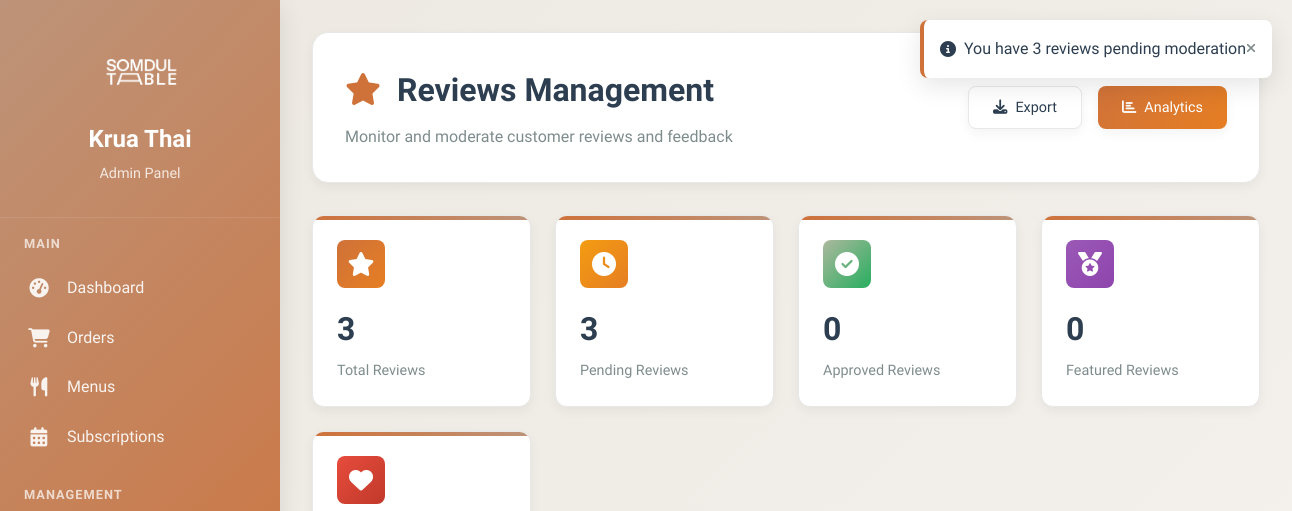
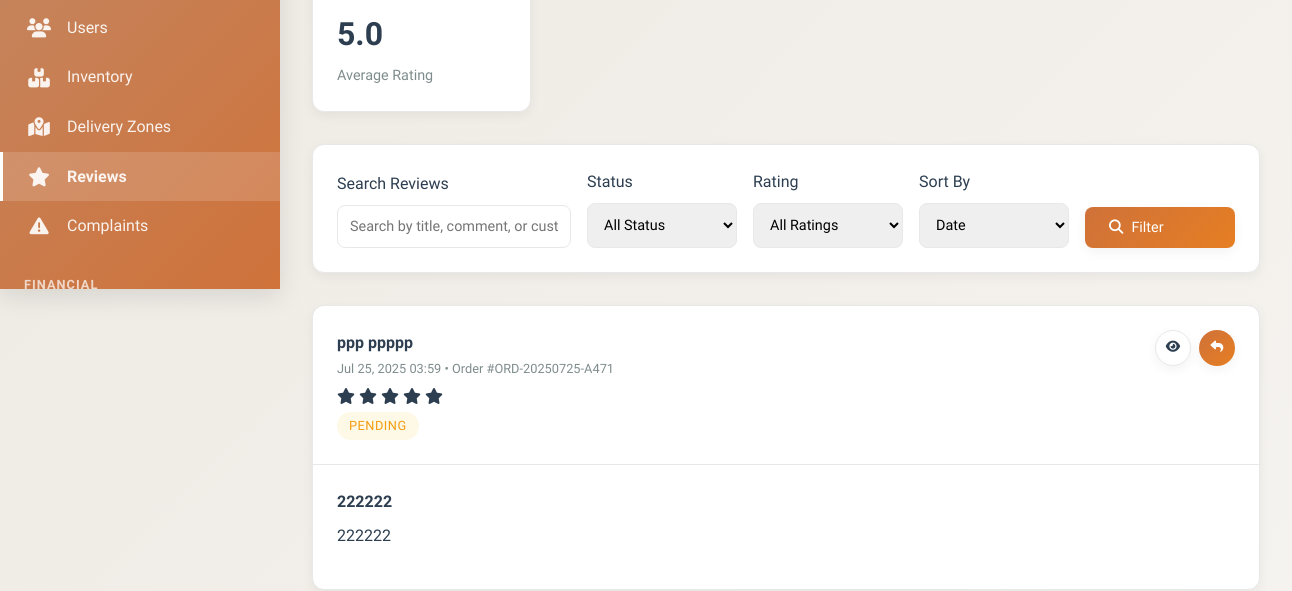
The app's page /KruaThai/admin/reviews.php (signed in, upper part), older data (2 pictures, top to bottom).
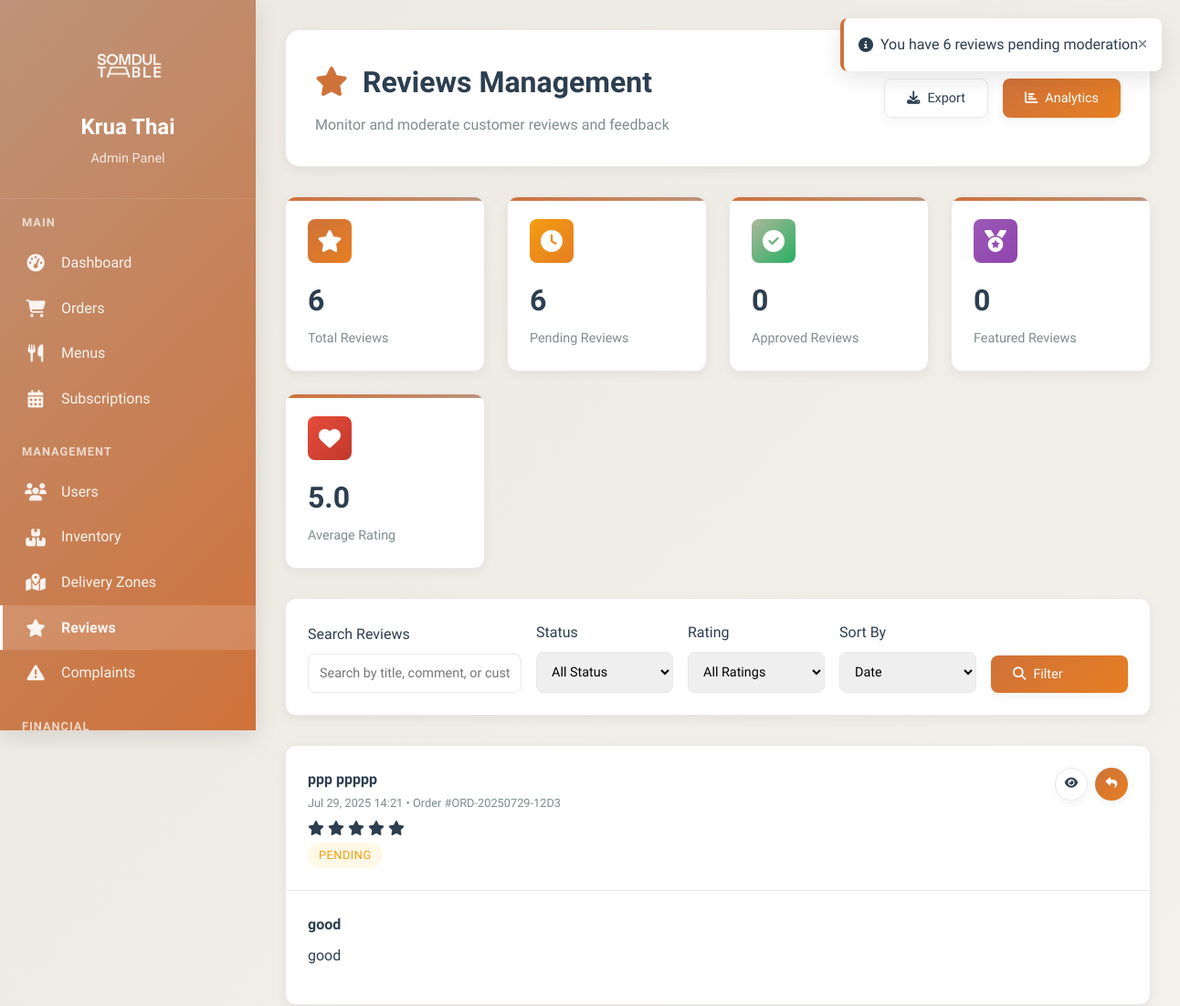
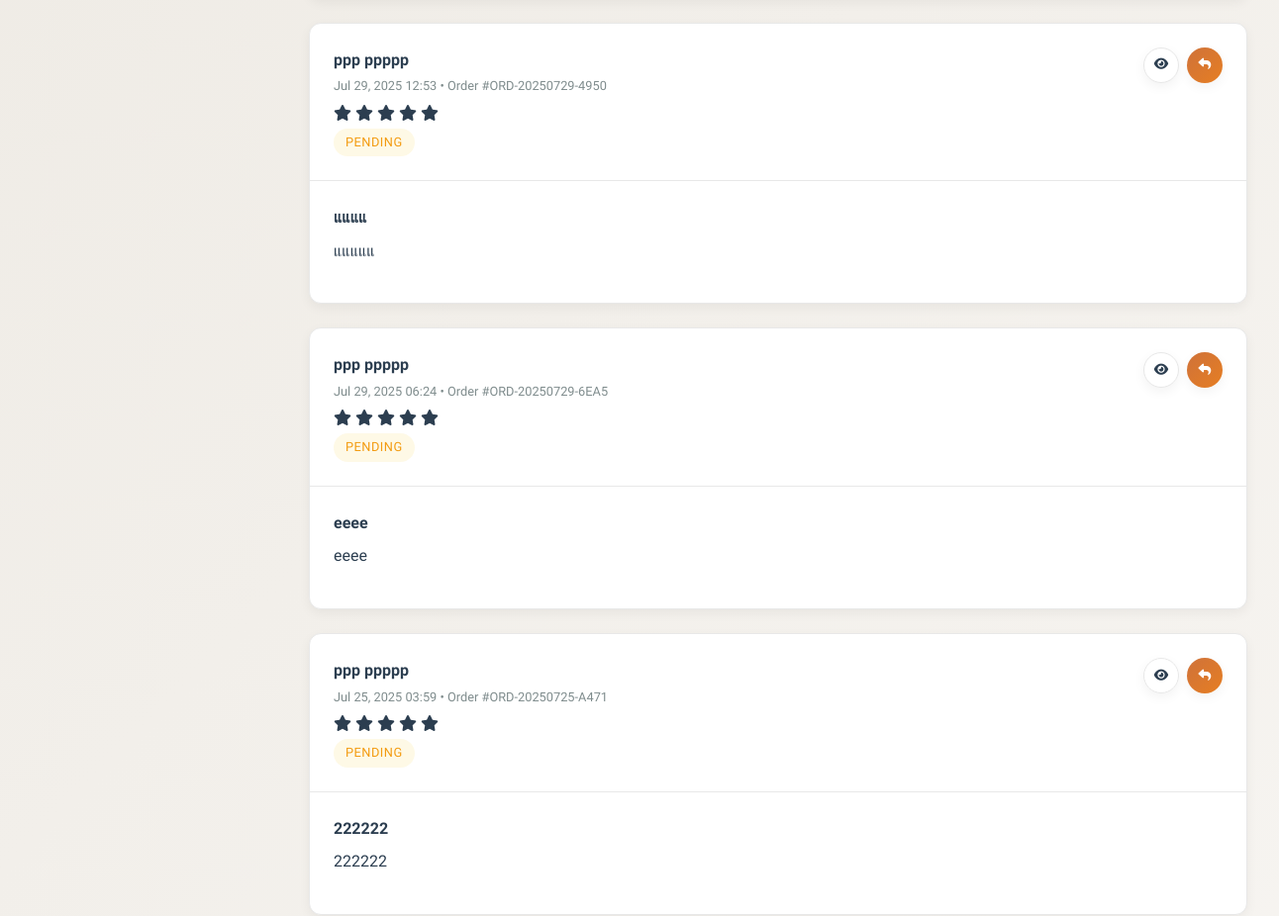
The same page, newer data (2 pictures, top to bottom).
### tables this page shows
CREATE TABLE `reviews` (
  `id` char(36) NOT NULL,
  `order_id` char(36) NOT NULL,
  `user_id` char(36) NOT NULL,
  `menu_id` char(36) DEFAULT NULL,
  `overall_rating` tinyint(4) NOT NULL,
  `food_quality_rating` tinyint(4) DEFAULT NULL,
  `delivery_rating` tinyint(4) DEFAULT NULL,
  `packaging_rating` tinyint(4) DEFAULT NULL,
  `title` varchar(200) DEFAULT NULL,
  `comment` text,
  `pros` text,
  `cons` text,
  `would_recommend` tinyint(1) DEFAULT NULL,
  `photos` longtext,
  `admin_response` text,
  `admin_response_at` timestamp NULL DEFAULT NULL,
  `admin_response_by` char(36) DEFAULT NULL,
  `is_verified` tinyint(1) DEFAULT '0',
  `is_featured` tinyint(1) DEFAULT '0',
  `is_public` tinyint(1) DEFAULT '1',
  `moderation_status` enum('pending','approved','rejected') DEFAULT 'pending',
  `created_at` timestamp NOT NULL DEFAULT CURRENT_TIMESTAMP,
  `updated_at` timestamp NOT NULL DEFAULT CURRENT_TIMESTAMP ON UPDATE CURRENT_TIMESTAMP
);

CREATE TABLE `orders` (
  `id` char(36) NOT NULL,
  `order_number` varchar(20) NOT NULL,
  `subscription_id` char(36) NOT NULL,
  `user_id` char(36) NOT NULL,
  `delivery_date` date NOT NULL,
  `delivery_time_slot` enum('09:00-12:00','12:00-15:00','15:00-18:00','18:00-21:00') DEFAULT NULL,
  `delivery_address` text NOT NULL,
  `delivery_instructions` text,
  `status` enum('pending','confirmed','preparing','ready','out_for_delivery','delivered','cancelled') DEFAULT 'pending',
  `kitchen_status` enum('not_started','in_progress','completed') DEFAULT 'not_started',
  `assigned_rider_id` char(36) DEFAULT NULL,
  `pickup_time` timestamp NULL DEFAULT NULL,
  `delivery_confirmation_method` enum('photo','signature','customer_present','left_at_door') DEFAULT 'customer_present',
  `delivery_photo_url` varchar(500) DEFAULT NULL,
  `delivery_signature_url` varchar(500) DEFAULT NULL,
  `delivered_at` timestamp NULL DEFAULT NULL,
  `total_items` int(11) DEFAULT '0',
  `estimated_prep_time` int(11) DEFAULT '30',
  `special_notes` text,
  `created_at` timestamp NOT NULL DEFAULT CURRENT_TIMESTAMP,
  `updated_at` timestamp NOT NULL DEFAULT CURRENT_TIMESTAMP ON UPDATE CURRENT_TIMESTAMP
);

### KruaThai/admin/reviews.php (the view, shortened to what the changed rows need)
<?php
require_once '../config/database.php';
try {
    $sortBy = $_GET['sort'] ?? 'created_at';
    $whereConditions = ['1=1'];
    $params = [];
    $whereClause = implode(' AND ', $whereConditions);
    $stmt = $pdo->prepare("
        SELECT r.*,
               CONCAT(u.first_name, ' ', u.last_name) as customer_name,
               u.email as customer_email,
               m.name as menu_name,
               o.order_number
        FROM reviews r
        JOIN users u ON r.user_id = u.id
        LEFT JOIN menus m ON r.menu_id = m.id
        LEFT JOIN orders o ON r.order_id = o.id
        WHERE $whereClause
        ORDER BY r.$sortBy DESC
        LIMIT 50
    ");
    $stmt->execute($params);
    $reviews = $stmt->fetchAll(PDO::FETCH_ASSOC);
    $stmt = $pdo->prepare("
        SELECT
            COUNT(*) as total_reviews,
            SUM(CASE WHEN moderation_status = 'pending' THEN 1 ELSE 0 END) as pending_reviews,
            SUM(CASE WHEN moderation_status = 'approved' THEN 1 ELSE 0 END) as approved_reviews,
            SUM(CASE WHEN is_featured = 1 THEN 1 ELSE 0 END) as featured_reviews,
            AVG(overall_rating) as avg_rating
        FROM reviews
    ");
    $stmt->execute();
    $stats = $stmt->fetch(PDO::FETCH_ASSOC);
} catch (Exception $e) {
    $reviews = [];
    $stats = ['total_reviews' => 0, 'pending_reviews' => 0, 'approved_reviews' => 0, 'featured_reviews' => 0, 'avg_rating' => 0];
    error_log("Reviews error: " . $e->getMessage());
}
?>
<!DOCTYPE html>
<html lang="th">
<head>
    <link href="https://cdnjs.cloudflare.com/ajax/libs/font-awesome/6.4.0/css/all.min.css" rel="stylesheet">
</head>
<body>
    <div class="admin-layout">
        <div class="sidebar" id="sidebar">
        </div>
        <div class="main-content">
            <div class="page-header">
                <div class="header-content">
                    <div>
                        <h1 class="page-title">
                            <i class="fas fa-star" style="margin-right: 0.5rem; color: var(--curry);"></i>
                            Reviews Management
                        </h1>
                    </div>
                </div>
            </div>
            <div class="stats-grid">
                <div class="stat-card">
                    <div class="stat-header">
                        <div class="stat-icon" style="background: linear-gradient(135deg, var(--curry), #e67e22);">
                        </div>
                    </div>
                    <div class="stat-value"><?= number_format($stats['total_reviews']) ?></div>
                    <div class="stat-label">Total Reviews</div>
                </div>
                <div class="stat-card">
                    <div class="stat-header">
                        <div class="stat-icon" style="background: linear-gradient(135deg, #f39c12, #e67e22);">
                        </div>
                    </div>
                    <div class="stat-value"><?= number_format($stats['pending_reviews']) ?></div>
                    <div class="stat-label">Pending Reviews</div>
                </div>
            </div>
            <div class="reviews-grid">
                <?php if (!empty($reviews)): ?>
                    <?php foreach ($reviews as $review): ?>
                    <div class="review-card" data-id="<?= $review['id'] ?>">
                        <div class="review-header">
                            <div class="review-meta">
                                <div class="review-customer"><?= htmlspecialchars($review['customer_name']) ?></div>
                                <div class="review-date">
                                    <?= date('M d, Y H:i', strtotime($review['created_at'])) ?>
                                    <?php if ($review['order_number']): ?>
                                        • Order #<?= htmlspecialchars($review['order_number']) ?>
                                    <?php endif; ?>
                                </div>
                                <div class="stars">
                                    <?php for ($i = 1; $i <= 5; $i++): ?>
                                        <i class="fas fa-star <?= $i <= $review['overall_rating'] ? '' : 'empty' ?>"></i>
                                    <?php endfor; ?>
                                </div>
                                <div style="display: flex; gap: 0.5rem; margin-top: 0.5rem;">
                                    <span class="status-badge status-<?= $review['moderation_status'] ?>">
                                        <?= ucfirst($review['moderation_status']) ?>
                                    </span>
                                </div>
                            </div>
                            <div class="review-actions">
                                <button class="btn btn-icon btn-secondary btn-sm"
                                        onclick="viewReview('<?= $review['id'] ?>')"
                                        title="View Details">
                                    <i class="fas fa-eye"></i>
                                </button>
                                <button class="btn btn-icon btn-primary btn-sm"
                                        onclick="respondToReview('<?= $review['id'] ?>')"
                                        title="Respond">
                                    <i class="fas fa-reply"></i>
                                </button>
                            </div>
                        </div>
                        <div class="review-body">
                            <?php if ($review['title']): ?>
                                <div class="review-title"><?= htmlspecialchars($review['title']) ?></div>
                            <?php endif; ?>
                            <div class="review-content">
                                <?= nl2br(htmlspecialchars($review['comment'])) ?>
                            </div>
                        </div>
                    </div>
                    <?php endforeach; ?>
                <?php endif; ?>
            </div>
        </div>
    </div>
    <div class="toast-container" id="toastContainer"></div>
</body>
</html>

Row changes from the older to the newer data that the page shows:
added reviews: customer_name "ppp ppppp", created_at "Jul 29, 2025 14:21", order.order_number "ORD-20250729-12D3", overall_rating 5 (drawn), moderation_status "PENDING", title "good", comment "good"
added reviews: customer_name "ppp ppppp", created_at "Jul 29, 2025 12:53", order.order_number "ORD-20250729-4950", overall_rating 5 (drawn), moderation_status "PENDING", title "แแแแ", comment "แแแแแ"
added reviews: customer_name "ppp ppppp", created_at "Jul 29, 2025 06:24", order.order_number "ORD-20250729-6EA5", overall_rating 5 (drawn), moderation_status "PENDING", title "eeee", comment "eeee"
Text that changed along with them:
$stats['total_reviews']: "3" → "6"
$stats['pending_reviews']: "3" → "6"
text written by a page script: "You have 3 reviews pending moderation" → "You have 6 reviews pending moderation"
